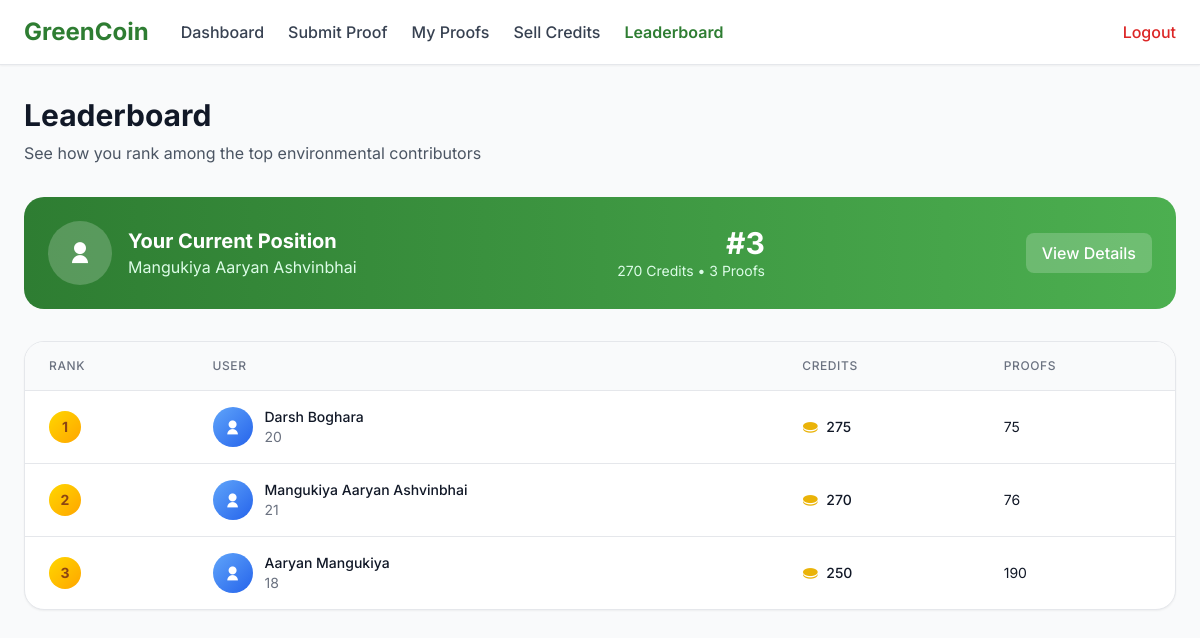
/dashboard/leaderboard.php (signed in), run on the app's committed database.
### tables this page shows
CREATE TABLE `users` (
  `user_id` int(11) NOT NULL,
  `name` varchar(100) NOT NULL,
  `email` varchar(150) NOT NULL,
  `password_hash` varchar(255) NOT NULL,
  `role` enum('individual','NGO','admin','factory') NOT NULL DEFAULT 'individual',
  `profile_image` varchar(255) DEFAULT NULL,
  `created_at` timestamp NOT NULL DEFAULT current_timestamp(),
  `email_verified` tinyint(1) NOT NULL DEFAULT 0,
  `email_verified_at` datetime DEFAULT NULL
);

CREATE TABLE `user_credits` (
  `id` int(11) NOT NULL,
  `user_id` int(11) NOT NULL,
  `credits` int(11) NOT NULL DEFAULT 0,
  `updated_at` timestamp NOT NULL DEFAULT current_timestamp() ON UPDATE current_timestamp()
);

### dashboard/leaderboard.php (the view, shortened to what this page needs)
<?php
require_once __DIR__ . '/../config.php';
$user_id = $_SESSION['user_id'];
$stmt = $conn->prepare("SELECT name, email, role, created_at FROM users WHERE user_id = ?");
$stmt->bind_param("i", $user_id);
$stmt->execute();
$user = $stmt->get_result()->fetch_assoc();
$sql = "
    SELECT
        u.user_id,
        u.name AS user_name,
        COALESCE(SUM(pp.tree_count), 0) AS planted_trees,
        COALESCE(uc.credits, 0) AS credits
    FROM users u
    LEFT JOIN planting_proofs pp ON u.user_id = pp.user_id
    LEFT JOIN user_credits uc ON u.user_id = uc.user_id
    WHERE u.role = 'individual'
    GROUP BY u.user_id, u.name, uc.credits
    ORDER BY credits DESC
    LIMIT 10
";
$result = $conn->query($sql);
$credits = 0;
$cq = $conn->prepare("SELECT credits FROM user_credits WHERE user_id = ?");
$cq->bind_param("i", $user_id);
$cq->execute();
$res = $cq->get_result();
if ($row = $res->fetch_assoc()) {
    $credits = $row['credits'];
}
$total_proofs = 0;
$pq = $conn->prepare("SELECT COUNT(*) AS total FROM planting_proofs WHERE user_id = ?");
$pq->bind_param("i", $user_id);
$pq->execute();
$proof_res = $pq->get_result();
if ($proof_row = $proof_res->fetch_assoc()) {
    $total_proofs = $proof_row['total'];
}
$rank = 0;
$rq = $conn->prepare("
    SELECT rank_position FROM (
        SELECT user_id, credits, DENSE_RANK() OVER (ORDER BY credits DESC) AS rank_position
        FROM user_credits
    ) AS ranked
    WHERE user_id = ?
");
$rq->bind_param("i", $user_id);
$rq->execute();
$rank_res = $rq->get_result();
if ($rank_row = $rank_res->fetch_assoc()) {
    $rank = $rank_row['rank_position'] ;
}
?>
<!DOCTYPE html>
<html lang="en">
<head>
    <script src="https://cdn.tailwindcss.com/3.4.16"></script>
    <link href="https://cdnjs.cloudflare.com/ajax/libs/remixicon/4.6.0/remixicon.min.css" rel="stylesheet" />
</head>
<body class="bg-gray-50 min-h-screen">
    <header class="bg-white shadow-sm border-b border-gray-200 sticky top-0 z-50">
        <div class="w-full px-6 py-4">
            <div class="flex items-center justify-between">
                <div class="flex items-center space-x-8">
                    <div class="text-2xl font-bold text-primary">GreenCoin</div>
                    <nav class="hidden md:flex items-center space-x-6">
                        <a href="index.php"
                            data-readdy="true"
                            class="text-gray-700 hover:text-primary transition-colors duration-200 font-medium">Dashboard</a>
                        <a href="plant_tree.php"
                            class="text-gray-700 hover:text-primary transition-colors duration-200 font-medium">Submit
                            Proof</a>
                        <a href="proof_list.php"
                            class="text-gray-700 hover:text-primary transition-colors duration-200 font-medium">My
                            Proofs</a>
                        <a href="sell_credits.php"
                            class="text-gray-700 hover:text-primary transition-colors duration-200 font-medium">Sell
                            Credits</a>
                        <a href="#" class="text-primary font-semibold">Leaderboard</a>
                    </nav>
                </div>
                <div class="flex items-center space-x-4">
                    <a href="../auth/logout.php"
                        class="text-red-600 hover:text-red-700 transition-colors duration-200 font-medium">Logout</a>
                </div>
            </div>
        </div>
    </header>
    <main class="w-full px-6 py-8">
        <div class="max-w-7xl mx-auto">
            <div class="mb-8">
                <h1 class="text-3xl font-bold text-gray-900 mb-2">Leaderboard</h1>
                <p class="text-gray-600">
                    See how you rank among the top environmental contributors
                </p>
            </div>
            <div class="bg-gradient-to-r from-primary to-secondary rounded-xl p-6 mb-8 text-white">
                <div class="flex items-center justify-between">
                    <div class="flex items-center space-x-4">
                        <div class="w-16 h-16 rounded-full bg-white bg-opacity-20 flex items-center justify-center">
                            <i class="ri-user-fill text-2xl text-white"></i>
                        </div>
                        <div>
                            <h3 class="text-xl font-bold">Your Current Position</h3>
                            <p class="text-green-100"><?php echo htmlspecialchars($user['name']); ?></p>
                        </div>
                    </div>
                    <div class="text-right">
                        <div class="text-3xl font-bold">#<?php echo $rank; ?></div>
                        <div class="text-green-100 text-sm">
                            <?php echo $credits; ?> Credits • <?php echo $total_proofs; ?> Proofs
                        </div>
                    </div>
                    <a href="index.php"
                        data-readdy="true"
                        class="bg-white bg-opacity-20 hover:bg-opacity-30 text-white font-medium px-4 py-2 !rounded-button transition-colors duration-200 whitespace-nowrap">
                        View Details
                    </a>
                </div>
            </div>
            <div class="bg-white rounded-xl shadow-sm border border-gray-200 overflow-hidden">
                <div class="overflow-x-auto">
                    <table class="w-full">
                        <thead class="bg-gray-50 border-b border-gray-200">
                            <tr>
                                <th
                                    class="px-6 py-4 text-left text-xs font-medium text-gray-500 uppercase tracking-wider">
                                    Rank
                                </th>
                                <th
                                    class="px-6 py-4 text-left text-xs font-medium text-gray-500 uppercase tracking-wider">
                                    User
                                </th>
                                <th
                                    class="px-6 py-4 text-left text-xs font-medium text-gray-500 uppercase tracking-wider">
                                    Credits
                                </th>
                                <th
                                    class="px-6 py-4 text-left text-xs font-medium text-gray-500 uppercase tracking-wider">
                                    Proofs
                                </th>
                            </tr>
                        </thead>
                        <tbody class="divide-y divide-gray-200">
                            <?php
                            if ($result && $result->num_rows > 0) {
                                $rank = 1;
                                while ($row = $result->fetch_assoc()) {
                                    echo "<tr class='hover:bg-gray-50 transition-colors duration-150'>
                                            <td class='px-6 py-4 whitespace-nowrap'>
                                                <div class='flex items-center'>
                                                    <span class='w-8 h-8 rank-badge rounded-full flex items-center justify-center text-sm font-bold'>{$rank}</span>
                                                </div>
                                            </td>
                                            <td class='px-6 py-4 whitespace-nowrap'>
                                                <div class='flex items-center'>
                                                    <div class='w-10 h-10 rounded-full bg-gradient-to-br from-blue-400 to-blue-600 flex items-center justify-center mr-3'>
                                                        <i class='ri-user-fill text-white'></i>
                                                    </div>
                                                    <div>
                                                        <div class='text-sm font-medium text-gray-900'>" . htmlspecialchars($row['user_name']) . "</div>
                                                        <div class='text-sm text-gray-500'>" . htmlspecialchars($row['user_id']) . "</div>
                                                    </div>
                                                </div>
                                            </td>
                                            <td class='px-6 py-4 whitespace-nowrap'>
                                                <div class='flex items-center'>
                                                    <div class='w-4 h-4 flex items-center justify-center mr-2'>
                                                        <i class='ri-coin-fill text-yellow-500'></i>
                                                    </div>
                                                    <span class='text-sm font-medium text-gray-900'>" . htmlspecialchars($row['credits']) . "</span>
                                                </div>
                                            </td>
                                            <td class='px-6 py-4 whitespace-nowrap text-sm text-gray-900'>" . htmlspecialchars($row['planted_trees']) . "</td>
                                        </tr>";
                                    $rank++;
                                }
                            }
                            ?>
                        </tbody>
                    </table>
                </div>
            </div>
        </div>
    </main>
</body>
</html>

### dashboard/leaderboard.php (style rules this page uses)
:where([class^="ri-"])::before { content: "\f3c2"; }
body { font-family: 'Inter', sans-serif; }
.rank-badge { background: linear-gradient(135deg, #FFD700, #FFA500); color: #8B4513; }

### data on the page
users: name "Mangukiya Aaryan Ashvinbhai", user_id "21", credits "270", planted_trees "76"
user_credits: credits "270"
users: name "Darsh Boghara", user_id "20", credits "275", planted_trees "75"
users: name "Aaryan Mangukiya", user_id "18", credits "250", planted_trees "190"

### other printed values
$rank "3"
$total_proofs "3"
